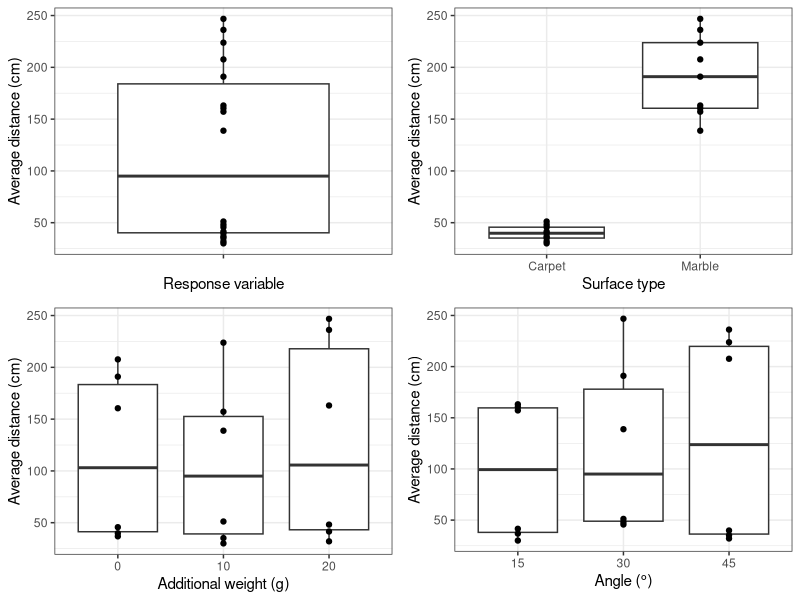
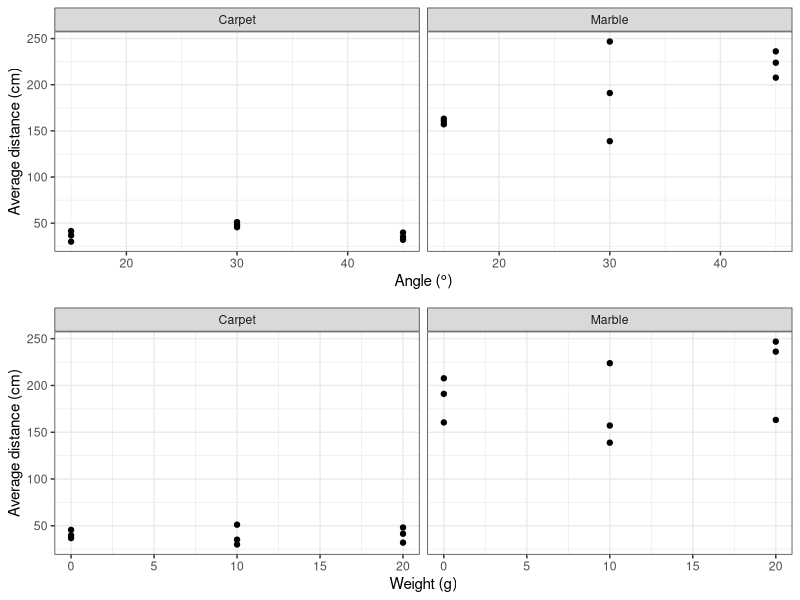
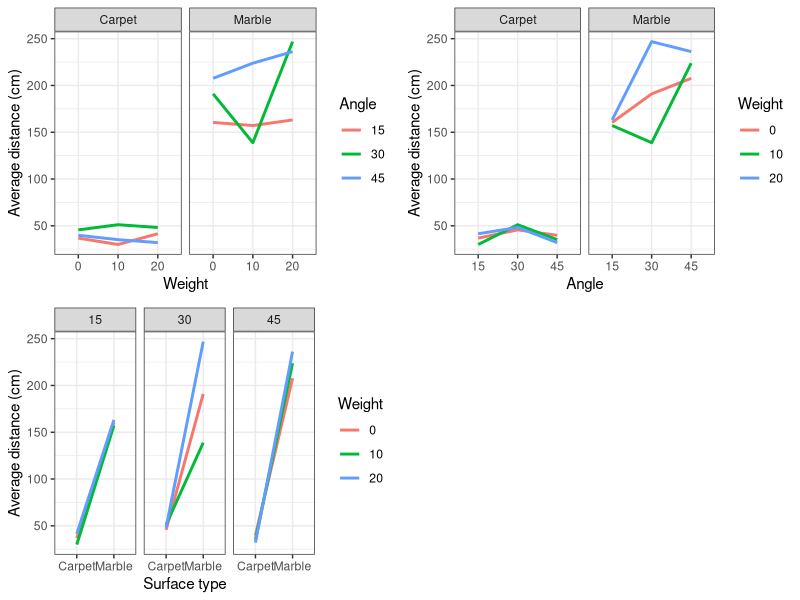
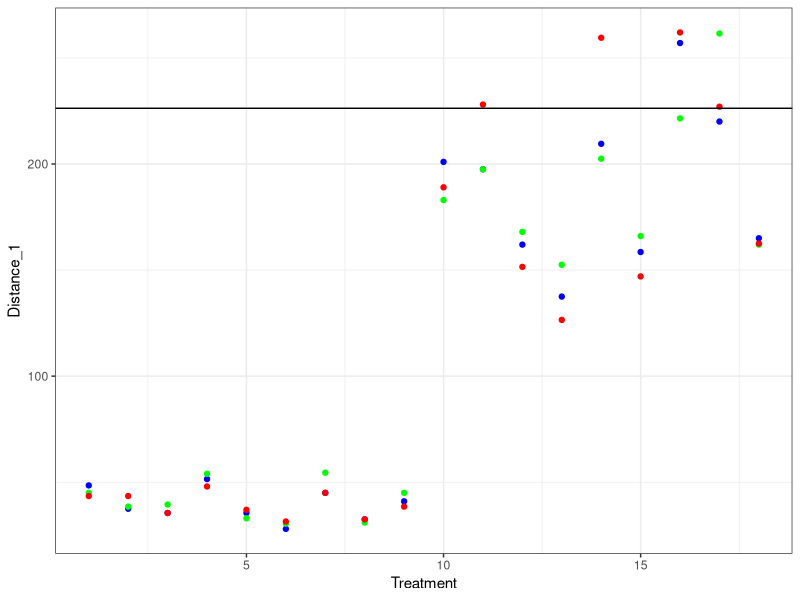
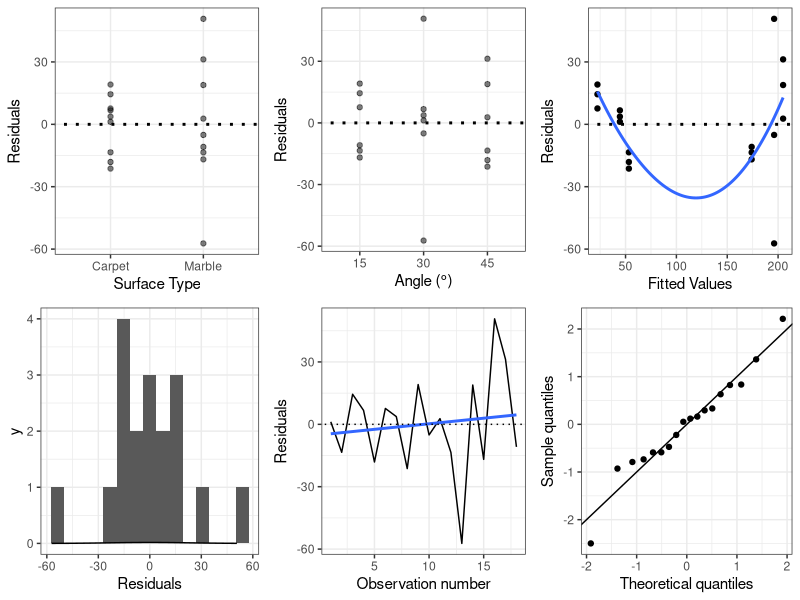
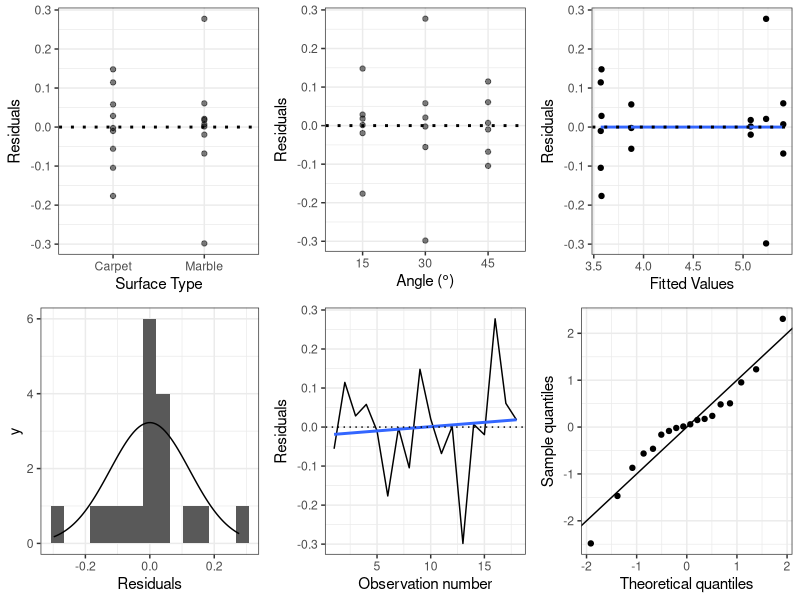
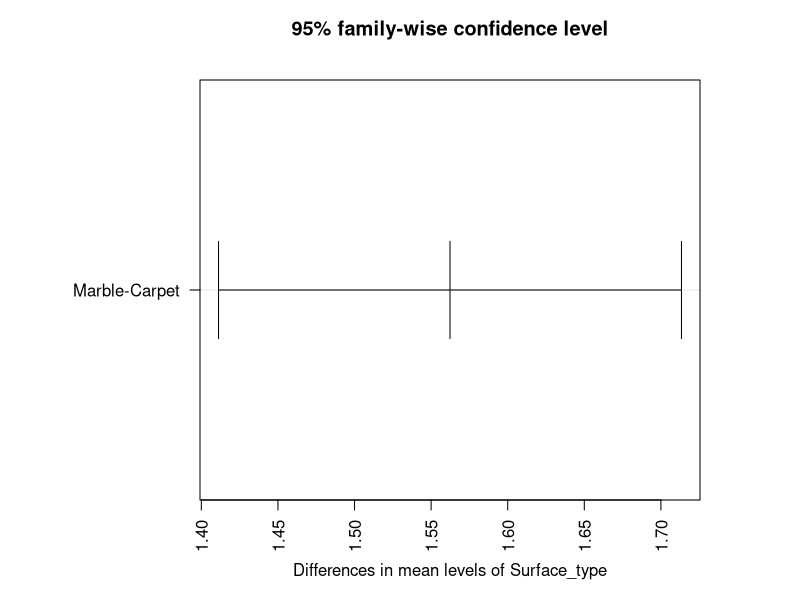
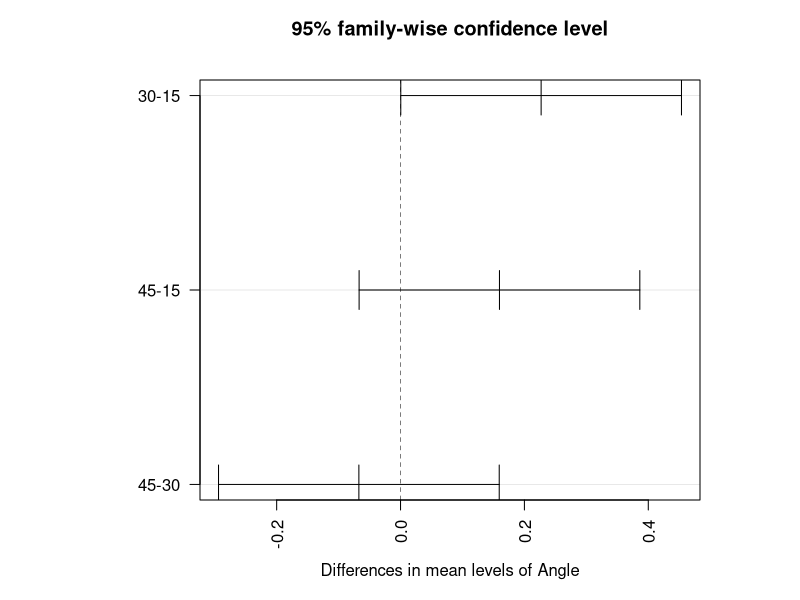

R code for these plots, in order:
library(tidyverse)
library(ggpubr)
library(broom)

df <- read.csv("R Data/data.csv")


distance <- ggplot(data = df, aes(x = "", y = Distance_avg))+
  geom_boxplot()+
  geom_point()+
  labs(y = "Average distance (cm)",
       x = "Response variable")+
  theme_bw()


surface <- ggplot(data = df, aes(x = Surface_type, y = Distance_avg))+
  geom_boxplot()+
  geom_point()+
  labs(y = "Average distance (cm)",
       x = "Surface type")+
  theme_bw()

weight <- ggplot(data = df, aes(x = as.factor(Weight), y = Distance_avg))+
  geom_boxplot()+
  geom_point()+
  labs(y = "Average distance (cm)",
       x = "Additional weight (g)")+
  theme_bw()

angle <- ggplot(data = df, aes(x = as.factor(Angle), y = Distance_avg))+
  geom_boxplot()+
  geom_point()+
  labs(y = "Average distance (cm)",
       x = expression('Angle ('*degree*')'))+
  theme_bw()

ggarrange(distance, surface, weight, angle)

exp3 <- ggplot(df, aes(x=Angle, y= Distance_avg)) +
  geom_point() +
  facet_grid( ~ Surface_type)+
  labs(x = expression('Angle ('*degree*')'), 
       y = "Average distance (cm)")+
  theme_bw()


exp4 <- ggplot(df, aes(x=Weight, y= Distance_avg)) +
  geom_point() +
  facet_grid( ~ Surface_type)+
  labs(x = "Weight (g)", 
       y = "Average distance (cm)")+
  theme_bw()

ggarrange(exp3,exp4, nrow=2, ncol=1)





# # Now let's visualise the models
# # log model
# # Reduced model
# t.model <- lm(formula = log(Distance_avg) ~ Surface_type + Angle + Surface_type:Angle, 
#    data = df)
# 
# summary(t.model)
# glance(t.model)
# 
# t.model_df <- fortify(t.model)
# 
# 
# # residuals vs each explanatory variable
# 
# #resid vs surface_type
# log.resid.surface <- ggplot(data = t.model_df, aes(x = Surface_type, y = .resid))+
#   geom_point(alpha = 0.5)+
#   geom_smooth(se = F)+
#   geom_abline(slope = 0, intercept = 0, color = "black", linewidth = 1, linetype = 3)+
#   labs(x = "Surface Type",
#        y = "Residuals")+
#   theme_bw()
# 
# #resid vs weight
# #log.resid.weight <- ggplot(data = t.model_df, aes(x = Weight, y = .resid))+
# #  geom_point(alpha = 0.5)+
# #  geom_smooth(se = F)+
# #  geom_abline(slope = 0, intercept = 0, color = "black", linewidth = 1, linetype = 3)+
# #  labs(x = "Additional weight (g)",
# #       y = "Residuals")+
# #  scale_x_continuous(breaks = c(0, 10, 20))+
# #  theme_bw()
# 
# #resid vs angle
# log.resid.angle <- ggplot(data = t.model_df, aes(x = Angle, y = .resid))+
#   geom_point(alpha = 0.5)+
#   geom_smooth(se = FALSE)+
#   geom_abline(slope = 0, intercept = 0, color = "black", linewidth = 1, linetype = 3)+
#   labs(x = expression('Angle ('*degree*')'),
#        y = "Residuals")+
#   theme_bw()
# 
# # residuals vs fitted values
# log.resid.fitted <- ggplot(data = t.model_df, aes(x = .fitted, y = .resid))+
#   geom_point()+
#   geom_smooth(se = F)+
#   geom_abline(slope = 0, intercept = 0, color = "black", linewidth = 1, linetype = 3)+
#   labs(x = "Fitted Values",
#        y = "Residuals")+
#   theme_bw()
# 
# 
# 
# # histogram of residuals
# log.histo_resid <- ggplot(data = t.model_df, aes(x = .resid))+
#   geom_histogram(bins = 15)+
#   stat_function(fun = dnorm,
#                 args = list(
#                   mean = mean(t.model_df$.resid),
#                   sd = sd(t.model_df$.resid)))+
#   labs(x = "Residuals")+
#   theme_bw()
# 
# 
# # indepence plot
# log.independence <- ggplot(data = t.model_df, aes(x = seq(1:18), y = .resid))+
#   geom_line()+
#   geom_smooth(method = lm, se = F)+
#   geom_abline(slope = 0, intercept = 0, linetype = 3)+
#   labs(x = "Observation number",
#        y = "Residuals")+
#   theme_bw()
# 
# 
# # QQ plot
# log.qq <- ggplot(data = t.model_df, aes(sample = .stdresid))+
#   stat_qq()+
#   geom_abline(intercept = 0,
#               slope = 1)+
#   coord_equal()+
#   labs(x = "Theoretical quantiles",
#        y = "Sample quantiles")+
#   theme_bw()
# 
# ggarrange(log.resid.surface, #log.resid.weight, 
#           log.resid.angle, 
#           log.resid.fitted, log.histo_resid, log.independence, log.qq)

  





# # non-log model
# non_t.model = lm(Distance_avg ~ Surface_type + Weight + Angle + Surface_type:Weight + Surface_type:Angle, data = df)
# 
# glance(non_t.model)
# summary(non_t.model)
# 
# non_t.model_df <- fortify(non_t.model)
# 
# # residuals vs each explanatory variable
# 
# #resid vs surface_type
# resid.surface <- ggplot(data = non_t.model_df, aes(x = Surface_type, y = .resid))+
#   geom_point(alpha = 0.5)+
#   geom_smooth(se = F)+
#   geom_abline(slope = 0, intercept = 0, color = "black", linewidth = 1, linetype = 3)+
#   labs(x = "Surface Type",
#        y = "Residuals")+
#   theme_bw()
# 
# #resid vs weight
# resid.weight <- ggplot(data = non_t.model_df, aes(x = Weight, y = .resid))+
#   geom_point(alpha = 0.5)+
#   geom_smooth(se = F)+
#   geom_abline(slope = 0, intercept = 0, color = "black", linewidth = 1, linetype = 3)+
#   labs(x = "Additional weight (g)",
#        y = "Residuals")+
#   scale_x_continuous(breaks = c(0, 10, 20))+
#   theme_bw()
# 
# #resid vs angle
# resid.angle <- ggplot(data = non_t.model_df, aes(x = Angle, y = .resid))+
#   geom_point(alpha = 0.5)+
#   geom_smooth(se = F)+
#   geom_abline(slope = 0, intercept = 0, color = "black", linewidth = 1, linetype = 3)+
#   labs(x = expression('Angle ('*degree*')'),
#        y = "Residuals")+
#   theme_bw()
# 
# # residuals vs fitted values
# resid.fitted <- ggplot(data = non_t.model_df, aes(x = .fitted, y = .resid))+
#   geom_point()+
#   geom_smooth(se = F)+
#   geom_abline(slope = 0, intercept = 0, color = "black", linewidth = 1, linetype = 3)+
#   labs(x = "Fitted Values",
#        y = "Residuals")+
#   theme_bw()
# 
# 
# 
# # histogram of residuals
# histo_resid <- ggplot(data = non_t.model_df, aes(x = .resid))+
#   geom_histogram(bins = 15)+
#   stat_function(fun = dnorm,
#                 args = list(
#                   mean = mean(non_t.model_df$.resid),
#                   sd = sd(non_t.model_df$.resid)))+
#   labs(x = "Residuals")+
#   theme_bw()
# 
# 
# # indepence plot
# independence <- ggplot(data = non_t.model_df, aes(x = seq(1:18), y = .resid))+
#   geom_line()+
#   geom_smooth(method = lm, se = F)+
#   geom_abline(slope = 0, intercept = 0, linetype = 3)+
#   labs(x = "Observation number",
#        y = "Residuals")+
#   theme_bw()
# 
# 
# # QQ plot
# qq <- ggplot(data = non_t.model_df, aes(sample = .stdresid))+
#   stat_qq()+
#   geom_abline(intercept = 0,
#               slope = 1)+
#   labs(x = "Theoretical quantiles",
#        y = "Sample quantiles")+
#   theme_bw()
# 
# ggarrange(resid.surface, resid.weight, resid.angle, 
#           resid.fitted, histo_resid, independence, qq)




###### CATEGORICAL MODEL #####

df <- read.csv("R Data/data.csv")

#Convert all x variables to factors
c_var <- c("Surface_type","Weight","Angle") #make all our variables categorical
df[,c_var] <- lapply(df[,c_var],factor)


# Interaction plots

# Angle and weight
inter.angle_weight <- ggplot(data = df, aes(y = Distance_avg))+
  geom_line(aes(x = Angle, 
                color = Weight,
                group = Weight), 
            linewidth = 1)+
  labs(y = "Average distance (cm)")+
  facet_grid(~Surface_type)+
  theme_bw()

# weight and angle
inter.weight_angle <- ggplot(data = df, aes(y = Distance_avg))+
  geom_line(aes(x = Weight, 
                color = Angle,
                group = Angle), 
            linewidth = 1)+
  labs(y = "Average distance (cm)")+
  facet_grid(~Surface_type)+
  theme_bw()

# surface type
inter.surface_type <- ggplot(data = df, aes(y = Distance_avg))+
  geom_line(aes(x = Surface_type, 
                color = Weight,
                group = Weight), 
            linewidth = 1)+
  labs(x = "Surface type",
       y = "Average distance (cm)")+
  facet_grid(~Angle)+
  theme_bw()

ggarrange(inter.weight_angle, inter.angle_weight, inter.surface_type)



df_long <- df[, c(5, 6, 7)]

df_long$Treatment <- 1:18

df_long1 <- data.frame(df_long[,1])
colnames(df_long1)[1] = "x"
df_long2 <- data.frame(df_long[,2])
colnames(df_long2)[1] = "x"
df_long3 <- data.frame(df_long[,3])
colnames(df_long3)[1] = "x"

LONG <- rbind(df_long1, df_long2, df_long3)

quart <- quantile(LONG$x)
outliers <- c(quart[2] - (quart[2] * 1.5), quart[3] + (quart[3] * 1.5))
outliers

range(LONG)

# Test for outliers
ggplot(data = df_long)+
  geom_point(aes(x = Treatment, y = Distance_1), color = "blue")+
  geom_point(aes(x = Treatment, y = Distance_2), color = "green")+
  geom_point(aes(x = Treatment, y = Distance_3), color = "red")+
  geom_abline(slope = 0, intercept = outliers[2])+
  theme_bw()


model1_cat <- lm(formula = Distance_avg ~ Surface_type + Angle, data = df)

glance(model1_cat)
summary(model1_cat)

model1_cat_df <- fortify(model1_cat)


# residuals vs each explanatory variable

#resid vs surface_type
resid.surface <- ggplot(data = model1_cat_df, aes(x = Surface_type, y = .resid))+
  geom_point(alpha = 0.5)+
  geom_smooth(se = F)+
  geom_abline(slope = 0, intercept = 0, color = "black", linewidth = 1, linetype = 3)+
  labs(x = "Surface Type",
       y = "Residuals")+
  theme_bw()

#resid vs angle
resid.angle <- ggplot(data = model1_cat_df, aes(x = Angle, y = .resid))+
  geom_point(alpha = 0.5)+
  geom_smooth(se = F)+
  geom_abline(slope = 0, intercept = 0, color = "black", linewidth = 1, linetype = 3)+
  labs(x = expression('Angle ('*degree*')'),
       y = "Residuals")+
  theme_bw()

# residuals vs fitted values
resid.fitted <- ggplot(data = model1_cat_df, aes(x = .fitted, y = .resid))+
  geom_point()+
  geom_smooth(se = F)+
  geom_abline(slope = 0, intercept = 0, color = "black", linewidth = 1, linetype = 3)+
  labs(x = "Fitted Values",
       y = "Residuals")+
  theme_bw()



# histogram of residuals
histo_resid <- ggplot(data = model1_cat_df, aes(x = .resid))+
  geom_histogram(bins = 15)+
  stat_function(fun = dnorm,
                args = list(
                  mean = mean(model1_cat_df$.resid),
                  sd = sd(model1_cat_df$.resid))
                )+
  labs(x = "Residuals")+
  theme_bw()


# indepence plot
independence <- ggplot(data = model1_cat_df, aes(x = seq(1:18), y = .resid))+
  geom_line()+
  geom_smooth(method = lm, se = F)+
  geom_abline(slope = 0, intercept = 0, linetype = 3)+
  labs(x = "Observation number",
       y = "Residuals")+
  theme_bw()


# QQ plot
qq <- ggplot(data = model1_cat_df, aes(sample = .stdresid))+
  stat_qq()+
  geom_abline(intercept = 0,
              slope = 1)+
  labs(x = "Theoretical quantiles",
       y = "Sample quantiles")+
  theme_bw()

ggarrange(resid.surface,resid.angle, 
          resid.fitted, histo_resid, independence, qq)





##### FINAL MODEL #####


df <- read.csv("R Data/data.csv")

#Convert all x variables to factors
c_var <- c("Surface_type","Weight","Angle") #make all our variables categorical
df[,c_var] <- lapply(df[,c_var],factor)

df <- df[, c(1, 2, 3, 4, 8)]

final_model <- lm(formula = log(Distance_avg) ~ Surface_type + Angle + 
                    Surface_type:Angle, data = df)

glance(final_model)
summary(final_model)

final_model_df <- fortify(final_model)


# residuals vs each explanatory variable

#resid vs surface_type
resid.surface <- ggplot(data = final_model_df, aes(x = Surface_type, y = .resid))+
  geom_point(alpha = 0.5)+
  geom_smooth(se = F)+
  geom_abline(slope = 0, intercept = 0, color = "black", linewidth = 1, linetype = 3)+
  labs(x = "Surface Type",
       y = "Residuals")+
  theme_bw()

#resid vs angle
resid.angle <- ggplot(data = final_model_df, aes(x = Angle, y = .resid))+
  geom_point(alpha = 0.5)+
  geom_smooth(se = F)+
  geom_abline(slope = 0, intercept = 0, color = "black", linewidth = 1, linetype = 3)+
  labs(x = expression('Angle ('*degree*')'),
       y = "Residuals")+
  theme_bw()

# residuals vs fitted values
resid.fitted <- ggplot(data = final_model_df, aes(x = .fitted, y = .resid))+
  geom_point()+
  geom_smooth(se = F)+
  geom_abline(slope = 0, intercept = 0, color = "black", linewidth = 1, linetype = 3)+
  labs(x = "Fitted Values",
       y = "Residuals")+
  theme_bw()


# histogram of residuals
histo_resid <- ggplot(data = final_model_df, aes(x = .resid))+
  geom_histogram(bins = 15)+
  stat_function(fun = dnorm,
                args = list(
                  mean = mean(final_model_df$.resid),
                  sd = sd(final_model_df$.resid)))+
  labs(x = "Residuals")+
  theme_bw()


# indepence plot
independence <- ggplot(data = final_model_df, aes(x = seq(1:18), y = .resid))+
  geom_line()+
  geom_smooth(method = lm, se = F)+
  geom_abline(slope = 0, intercept = 0, linetype = 3)+
  labs(x = "Observation number",
       y = "Residuals")+
  theme_bw()


# QQ plot
qq <- ggplot(data = final_model_df, aes(sample = .stdresid))+
  stat_qq()+
  geom_abline(intercept = 0,
              slope = 1)+
  labs(x = "Theoretical quantiles",
       y = "Sample quantiles")+
  theme_bw()

ggarrange(resid.surface,resid.angle,
          resid.fitted, histo_resid, independence, qq)



##### ANOVA on final model #####



fit.anova <- aov(lm(formula = log(Distance_avg) ~ Surface_type + Angle + 
                         Surface_type:Angle, data = df))

summary(fit.anova)

# Tukey's HSD
tukeys_HSD <- TukeyHSD(fit.anova)

par(mar = c(5,10,4,5))
plot(TukeyHSD(fit.anova, conf.level=.95), las = 2)


# Plot final model

# Does surface type have an effect?
surface_type_plot <- ggplot(data = final_model_df, 
                            aes(x = Surface_type, 
                            y = .fitted,
                            color = Angle,
                            group = Angle))+
  geom_point()+
  geom_line()+
  geom_errorbar(aes(ymin = .fitted - (.sigma / 2),
                    ymax = .fitted + (.sigma / 2)))+
  labs(x = "Surface type",
       y = "Fitted values")+
  theme_bw()

# Does Angle have an effect
angle_plot <- ggplot(data = final_model_df, 
                     aes(x = Angle, 
                         y = .fitted,
                         color = Surface_type,
                         group = Surface_type))+
  geom_point()+
  geom_line()+
  geom_errorbar(aes(ymin = .fitted - (.sigma / 2),
                    ymax = .fitted + (.sigma / 2)))+
  labs(x = expression('Angle ('*degree*')'),
       y = "Fitted values",
       color = "Surface type")+
  theme_bw()


ggarrange(surface_type_plot, angle_plot)

